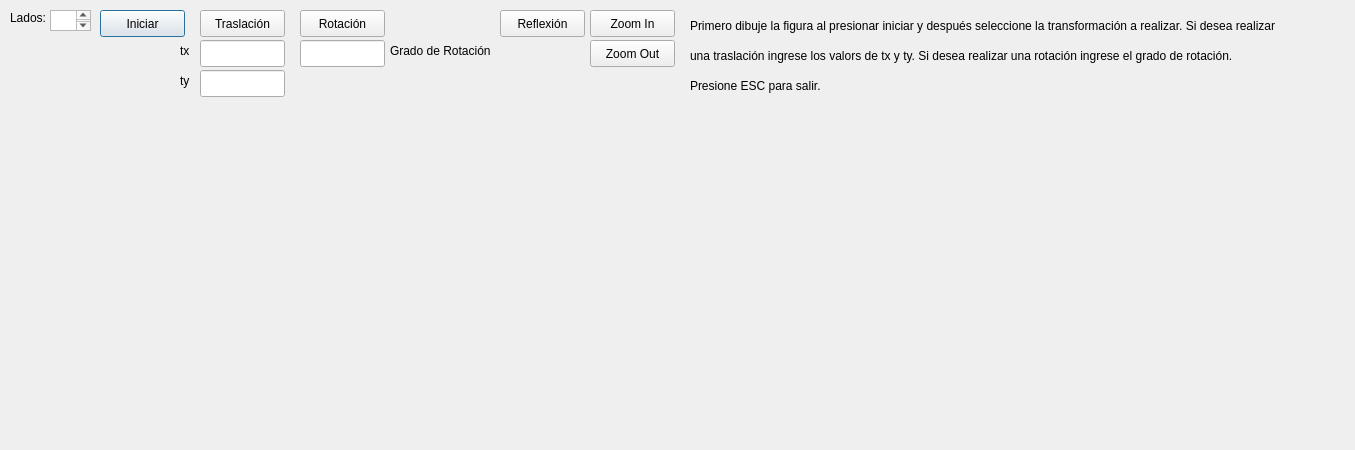
<?xml version="1.0" encoding="UTF-8"?>
<ui version="4.0">
 <class>polygonWindow</class>
 <widget class="QDialog" name="polygonWindow">
  <property name="geometry">
   <rect>
    <x>0</x>
    <y>0</y>
    <width>1355</width>
    <height>450</height>
   </rect>
  </property>
  <property name="windowTitle">
   <string>Polígonos</string>
  </property>
  <widget class="QPushButton" name="pushButton">
   <property name="geometry">
    <rect>
     <x>100</x>
     <y>10</y>
     <width>85</width>
     <height>27</height>
    </rect>
   </property>
   <property name="text">
    <string>Iniciar</string>
   </property>
  </widget>
  <widget class="QLabel" name="labelXfin">
   <property name="geometry">
    <rect>
     <x>10</x>
     <y>10</y>
     <width>41</width>
     <height>16</height>
    </rect>
   </property>
   <property name="text">
    <string>Lados:</string>
   </property>
  </widget>
  <widget class="QTextEdit" name="boxXfin">
   <property name="geometry">
    <rect>
     <x>50</x>
     <y>10</y>
     <width>41</width>
     <height>21</height>
    </rect>
   </property>
  </widget>
  <widget class="QPushButton" name="pushButton_2">
   <property name="geometry">
    <rect>
     <x>200</x>
     <y>10</y>
     <width>85</width>
     <height>27</height>
    </rect>
   </property>
   <property name="text">
    <string>Traslación</string>
   </property>
  </widget>
  <widget class="QPushButton" name="pushButton_3">
   <property name="geometry">
    <rect>
     <x>300</x>
     <y>10</y>
     <width>85</width>
     <height>27</height>
    </rect>
   </property>
   <property name="text">
    <string>Rotación</string>
   </property>
  </widget>
  <widget class="QPushButton" name="pushButton_4">
   <property name="geometry">
    <rect>
     <x>590</x>
     <y>10</y>
     <width>85</width>
     <height>27</height>
    </rect>
   </property>
   <property name="text">
    <string>Zoom In</string>
   </property>
  </widget>
  <widget class="QPushButton" name="pushButton_5">
   <property name="geometry">
    <rect>
     <x>590</x>
     <y>40</y>
     <width>85</width>
     <height>27</height>
    </rect>
   </property>
   <property name="text">
    <string>Zoom Out</string>
   </property>
  </widget>
  <widget class="QPushButton" name="pushButton_6">
   <property name="geometry">
    <rect>
     <x>500</x>
     <y>10</y>
     <width>85</width>
     <height>27</height>
    </rect>
   </property>
   <property name="text">
    <string>Reflexión</string>
   </property>
  </widget>
  <widget class="QLabel" name="label">
   <property name="geometry">
    <rect>
     <x>690</x>
     <y>10</y>
     <width>691</width>
     <height>31</height>
    </rect>
   </property>
   <property name="text">
    <string>Primero dibuje la figura al presionar iniciar y después seleccione la transformación a realizar. Si desea realizar</string>
   </property>
  </widget>
  <widget class="QLabel" name="label_2">
   <property name="geometry">
    <rect>
     <x>690</x>
     <y>40</y>
     <width>821</width>
     <height>31</height>
    </rect>
   </property>
   <property name="text">
    <string>una traslación ingrese los valors de tx y ty. Si desea realizar una rotación ingrese el grado de rotación.</string>
   </property>
  </widget>
  <widget class="QLineEdit" name="lineEdit">
   <property name="geometry">
    <rect>
     <x>200</x>
     <y>40</y>
     <width>85</width>
     <height>27</height>
    </rect>
   </property>
   <property name="clearButtonEnabled">
    <bool>true</bool>
   </property>
  </widget>
  <widget class="QLineEdit" name="lineEdit_2">
   <property name="geometry">
    <rect>
     <x>300</x>
     <y>40</y>
     <width>85</width>
     <height>27</height>
    </rect>
   </property>
   <property name="autoFillBackground">
    <bool>false</bool>
   </property>
   <property name="clearButtonEnabled">
    <bool>true</bool>
   </property>
  </widget>
  <widget class="QLabel" name="label_3">
   <property name="geometry">
    <rect>
     <x>180</x>
     <y>40</y>
     <width>16</width>
     <height>21</height>
    </rect>
   </property>
   <property name="text">
    <string>tx</string>
   </property>
  </widget>
  <widget class="QLineEdit" name="lineEdit_3">
   <property name="geometry">
    <rect>
     <x>200</x>
     <y>70</y>
     <width>85</width>
     <height>27</height>
    </rect>
   </property>
   <property name="clearButtonEnabled">
    <bool>true</bool>
   </property>
  </widget>
  <widget class="QLabel" name="label_4">
   <property name="geometry">
    <rect>
     <x>180</x>
     <y>70</y>
     <width>16</width>
     <height>21</height>
    </rect>
   </property>
   <property name="text">
    <string>ty</string>
   </property>
  </widget>
  <widget class="QLabel" name="label_5">
   <property name="geometry">
    <rect>
     <x>390</x>
     <y>40</y>
     <width>111</width>
     <height>21</height>
    </rect>
   </property>
   <property name="text">
    <string>Grado de Rotación</string>
   </property>
  </widget>
  <widget class="QLabel" name="label_6">
   <property name="geometry">
    <rect>
     <x>690</x>
     <y>70</y>
     <width>821</width>
     <height>31</height>
    </rect>
   </property>
   <property name="text">
    <string>Presione ESC para salir.</string>
   </property>
  </widget>
 </widget>
 <resources/>
 <connections/>
</ui>
